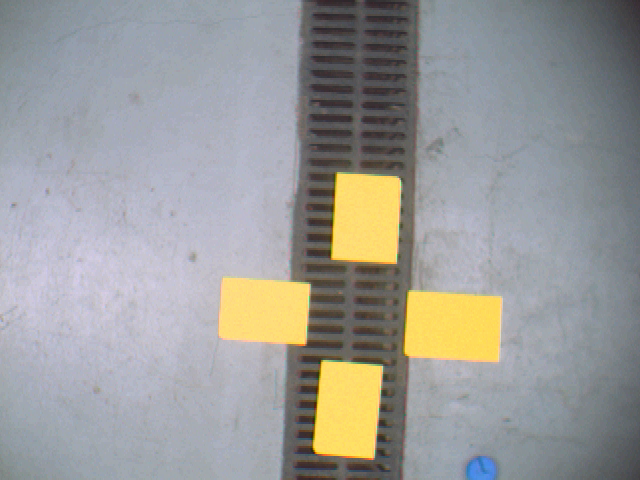
#> input picture Module-06/Python-C/yellowtargets.png, 640 x 480 px
$ python thresholding_color.py
#> lines starting #> are read from the running program, lines starting #| are printed output that depends on the picture; after the words box and inside, x2 and y2 are one past the last pixel; in counts of white or black regions, pixels touching at a corner belong together
import cv2
import numpy as np
import matplotlib.pyplot as plt

def main():
    # Load image in BGR and convert to RGB for accurate Matplotlib display
    img_bgr = cv2.imread('yellowtargets.png')
#> img_bgr is the input picture: shape (480, 640, 3); mean B, G, R 153.5, 155.1, 154.9

    if img_bgr is None:
        print("Error: Could not load 'yellowtargets.png'. Please check the file path.")
        return

    img_rgb = cv2.cvtColor(img_bgr, cv2.COLOR_BGR2RGB)

    # Convert the image to HSV color space for robust color segmentation
    img_hsv = cv2.cvtColor(img_bgr, cv2.COLOR_BGR2HSV)
#> img_hsv: shape (480, 640, 3); mean H, S, V 96.7, 34.5, 166.5

    # Define the lower and upper bounds for 'yellow' in OpenCV's HSV space.
    # Note: In OpenCV, Hue ranges from 0-179. Yellow is typically between 20 and 35.
    # Saturation and Value are set high to ignore washed-out pixels, whites, and shadows.
    lower_h = 20
    upper_h = 35
    lower_yellow = np.array([lower_h, 100, 100])
    upper_yellow = np.array([upper_h, 255, 255])

    # Create a binary mask where pixels falling within the yellow range become 255 (white)
    binary_mask = cv2.inRange(img_hsv, lower_yellow, upper_yellow)
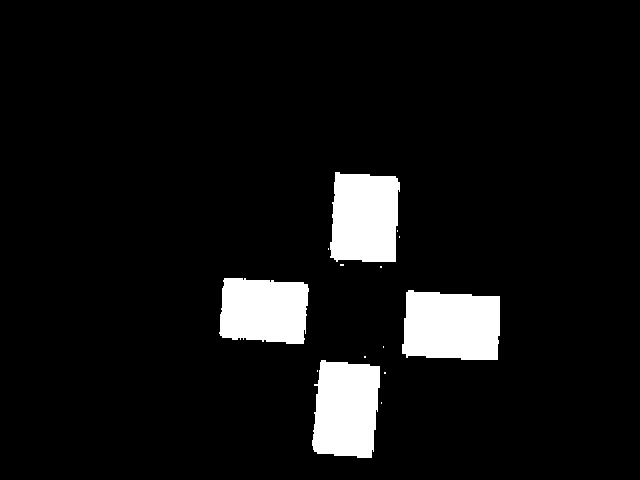
#> binary_mask: shape (480, 640); 7.4% white; 14 white regions (10 under 20 px), largest, box (x1, y1, x2, y2) and area: (402, 290, 500, 360) 6130, (312, 360, 380, 458) 5658, (330, 172, 400, 262) 5588, (219, 278, 309, 344) 5172

    # Extract the Hue channel for visualization
    hue_channel = img_hsv[:, :, 0]
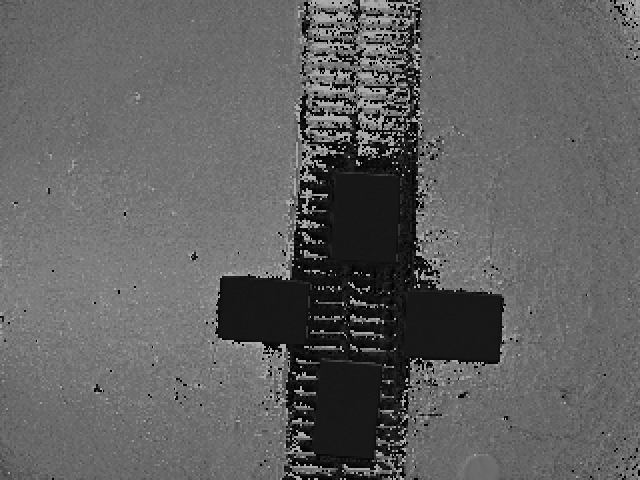
#> hue_channel: shape (480, 640); min 0, max 179, mean 96.7

    # --- Display results in a 2x2 grid ---
    plt.figure(figsize=(10, 8))

    # 1. Original Color Image
    plt.subplot(221)
    plt.imshow(img_rgb)
    plt.title('Original Color (RGB)')
    plt.axis('off')

    # 2. Hue Channel
    # We use the 'hsv' colormap so the grayscale values map roughly to their visual colors
    plt.subplot(222)
    plt.imshow(hue_channel, cmap='hsv')
    plt.title('HSV: Hue Channel Only')
    plt.axis('off')

    # 3. Final Binary Mask
    plt.subplot(223)
    plt.imshow(binary_mask, cmap='gray')
    plt.title('Color Mask (Yellow)')
    plt.axis('off')

    # 4. Hue Histogram
    plt.subplot(224)
    # Plot histogram of the Hue channel (0 to 179 in OpenCV)
    plt.hist(hue_channel.ravel(), bins=180, range=(0, 180), color='gold', alpha=0.7)

    # Highlight the threshold range
    plt.axvline(lower_h, color='red', linestyle='dashed', linewidth=2, label=f'Lower Bound ({lower_h})')
    plt.axvline(upper_h, color='blue', linestyle='dashed', linewidth=2, label=f'Upper Bound ({upper_h})')
    plt.axvspan(lower_h, upper_h, color='yellow', alpha=0.3, label='Target Region')

    plt.title('Hue Channel Histogram')
    plt.xlabel('Hue Value [0, 179]')
    plt.ylabel('Pixel Count')
    plt.legend()

    plt.tight_layout()
    plt.show()
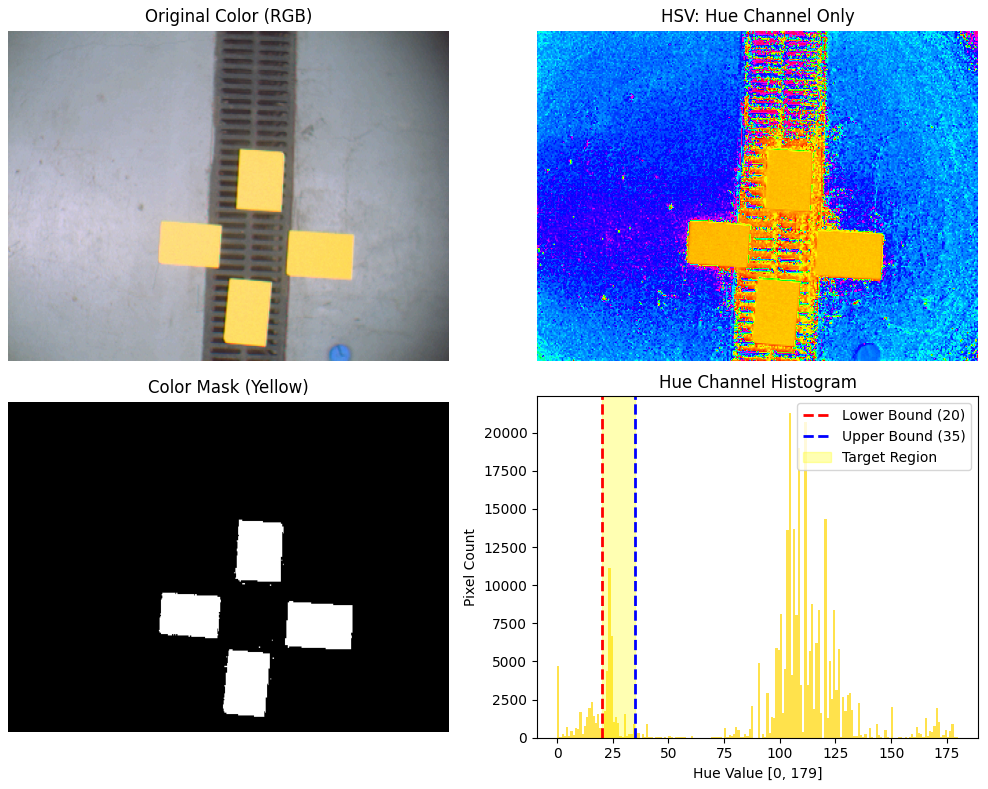
#> figure drawn by matplotlib, 4 panels; panel 4: tallest bar 21324 high, from x = 104 to 105

if __name__ == "__main__":
    main()
